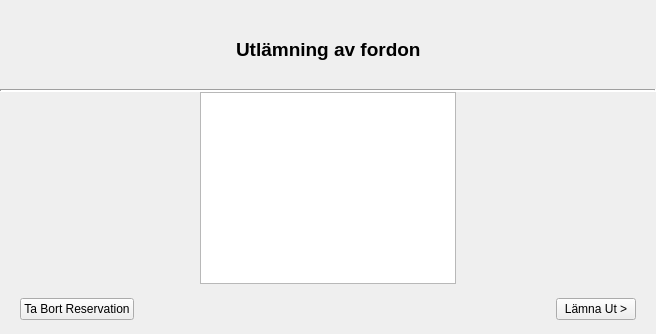
      <widget class="QWidget" name="tabCheckout">
       <attribute name="title">
        <string>Lämna ut</string>
       </attribute>
       <layout class="QGridLayout" name="gridLayout">
        <property name="margin">
         <number>0</number>
        </property>
        <property name="spacing">
         <number>0</number>
        </property>
        <item row="1" column="2">
         <spacer name="horizontalSpacer_12">
          <property name="orientation">
           <enum>Qt::Horizontal</enum>
          </property>
          <property name="sizeType">
           <enum>QSizePolicy::Fixed</enum>
          </property>
          <property name="sizeHint" stdset="0">
           <size>
            <width>200</width>
            <height>20</height>
           </size>
          </property>
         </spacer>
        </item>
        <item row="1" column="1">
         <widget class="QTableWidget" name="tableWidget"/>
        </item>
        <item row="2" column="0" colspan="3">
         <layout class="QGridLayout" name="gridLayout_8">
          <item row="0" column="4">
           <spacer name="verticalSpacer_11">
            <property name="orientation">
             <enum>Qt::Vertical</enum>
            </property>
            <property name="sizeType">
             <enum>QSizePolicy::Fixed</enum>
            </property>
            <property name="sizeHint" stdset="0">
             <size>
              <width>20</width>
              <height>50</height>
             </size>
            </property>
           </spacer>
          </item>
          <item row="0" column="2">
           <spacer name="horizontalSpacer_28">
            <property name="orientation">
             <enum>Qt::Horizontal</enum>
            </property>
            <property name="sizeHint" stdset="0">
             <size>
              <width>40</width>
              <height>20</height>
             </size>
            </property>
           </spacer>
          </item>
          <item row="0" column="1">
           <widget class="QPushButton" name="pushButton_2">
            <property name="text">
             <string>Ta Bort Reservation</string>
            </property>
           </widget>
          </item>
          <item row="0" column="3">
           <widget class="QPushButton" name="pushButtonCheckout">
            <property name="text">
             <string>Lämna Ut &gt;</string>
            </property>
           </widget>
          </item>
          <item row="0" column="0">
           <spacer name="horizontalSpacer_25">
            <property name="orientation">
             <enum>Qt::Horizontal</enum>
            </property>
            <property name="sizeType">
             <enum>QSizePolicy::Fixed</enum>
            </property>
            <property name="sizeHint" stdset="0">
             <size>
              <width>20</width>
              <height>0</height>
             </size>
            </property>
           </spacer>
          </item>
         </layout>
        </item>
        <item row="0" column="0" colspan="3">
         <layout class="QGridLayout" name="gridLayout_7">
          <property name="leftMargin">
           <number>0</number>
          </property>
          <property name="topMargin">
           <number>9</number>
          </property>
          <property name="rightMargin">
           <number>0</number>
          </property>
          <item row="0" column="1">
           <widget class="QLabel" name="labelCheckoutHeadline">
            <property name="font">
             <font>
              <pointsize>14</pointsize>
              <weight>75</weight>
              <bold>true</bold>
             </font>
            </property>
            <property name="text">
             <string>Utlämning av fordon</string>
            </property>
           </widget>
          </item>
          <item row="0" column="3">
           <spacer name="verticalSpacer_10">
            <property name="orientation">
             <enum>Qt::Vertical</enum>
            </property>
            <property name="sizeType">
             <enum>QSizePolicy::Fixed</enum>
            </property>
            <property name="sizeHint" stdset="0">
             <size>
              <width>0</width>
              <height>80</height>
             </size>
            </property>
           </spacer>
          </item>
          <item row="0" column="0">
           <spacer name="horizontalSpacer_26">
            <property name="orientation">
             <enum>Qt::Horizontal</enum>
            </property>
            <property name="sizeHint" stdset="0">
             <size>
              <width>40</width>
              <height>20</height>
             </size>
            </property>
           </spacer>
          </item>
          <item row="0" column="2">
           <spacer name="horizontalSpacer_27">
            <property name="orientation">
             <enum>Qt::Horizontal</enum>
            </property>
            <property name="sizeHint" stdset="0">
             <size>
              <width>40</width>
              <height>20</height>
             </size>
            </property>
           </spacer>
          </item>
          <item row="1" column="0" colspan="4">
           <widget class="Line" name="line_2">
            <property name="lineWidth">
             <number>2</number>
            </property>
            <property name="orientation">
             <enum>Qt::Horizontal</enum>
            </property>
           </widget>
          </item>
         </layout>
        </item>
        <item row="1" column="0">
         <spacer name="horizontalSpacer_13">
          <property name="orientation">
           <enum>Qt::Horizontal</enum>
          </property>
          <property name="sizeType">
           <enum>QSizePolicy::Fixed</enum>
          </property>
          <property name="sizeHint" stdset="0">
           <size>
            <width>200</width>
            <height>20</height>
           </size>
          </property>
         </spacer>
        </item>
       </layout>
      </widget>
